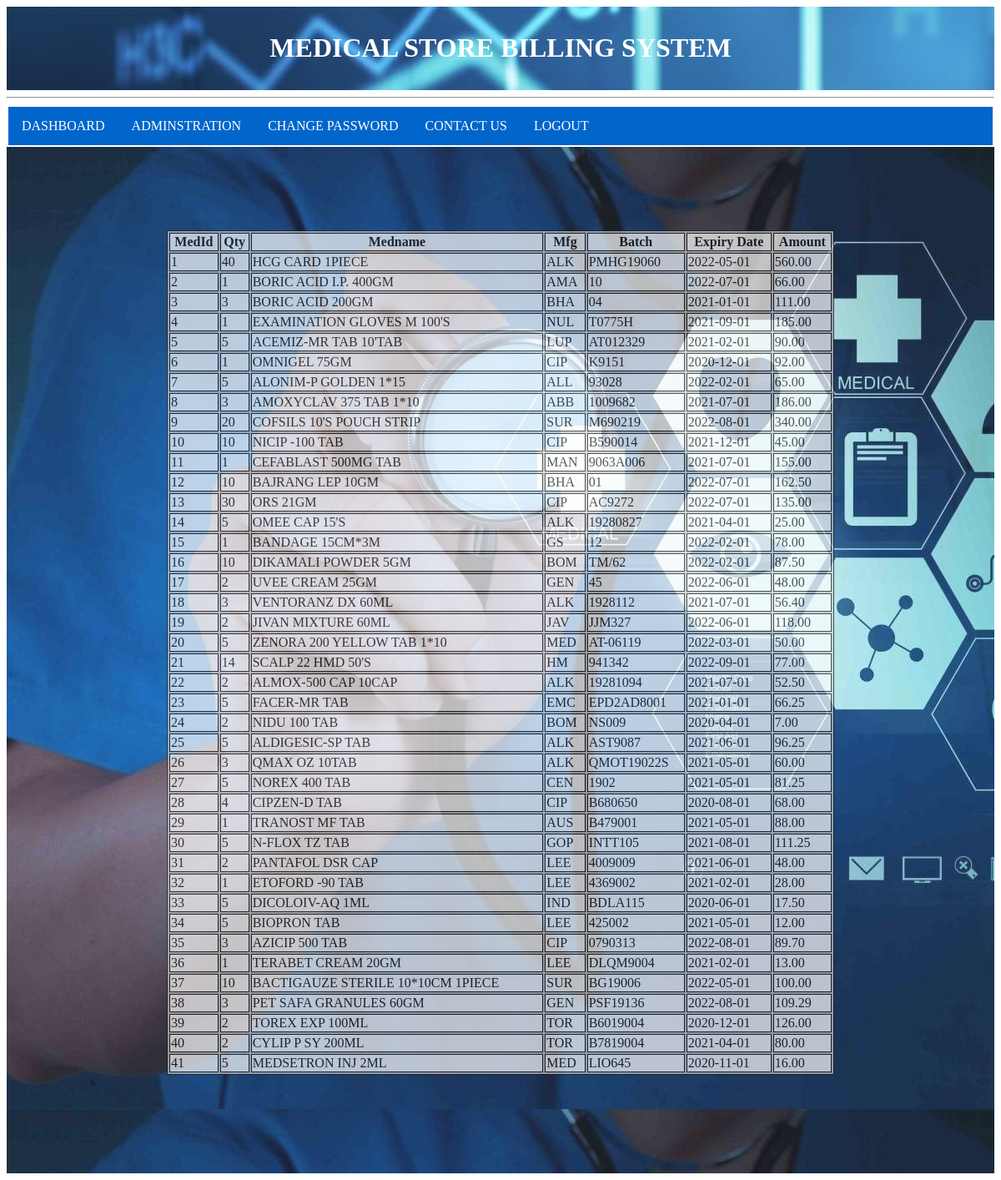
Page /dashboard.php on the committed database.
### tables this page shows
CREATE TABLE `medata` (
  `medid` int(10) NOT NULL,
  `qty` int(5) NOT NULL,
  `free` int(3) NOT NULL,
  `medname` varchar(40) NOT NULL,
  `pkg` int(10) NOT NULL,
  `mfg` varchar(10) NOT NULL,
  `batch` varchar(20) NOT NULL,
  `expdate` date NOT NULL,
  `hsn` int(5) NOT NULL,
  `mrp` decimal(10,2) NOT NULL,
  `rate` decimal(10,2) NOT NULL,
  `dis` decimal(10,2) NOT NULL,
  `SGST` decimal(10,2) NOT NULL,
  `CGST` decimal(10,2) NOT NULL,
  `amount` decimal(10,2) NOT NULL
);

### dashboard.php (the view, shortened to what this page needs)
<!DOCTYPE html>
<html>
<head>
  <link rel="stylesheet" type="text/css" href="style.css">
  <link rel="stylesheet" type="text/css" href="stt.css">
</head>
  <body>
	<div class="header">
  <h1 style="color: white;"> MEDICAL STORE BILLING SYSTEM</h1>
</div>
<hr>
<ul>
  <div class="navbar">
  <a href="dashboard.php">DASHBOARD</a>
  <a href="admin.php">ADMINSTRATION</a>
  <a href="changepass.php">CHANGE PASSWORD</a>
  <a href="contact1.php">CONTACT US</a>
  <a href="login.php">LOGOUT</a>
</ul>
<div style="background-color: #0066cc; padding: 100px; color: black;" class="di1">
  <center>
  <form>
  <?php
  $conn=mysqli_connect("localhost","root","","pharma");
  $que="SELECT * FROM `medata`";
  $ans=mysqli_query($conn,$que);
  ?>
<table style="background-color: silver; opacity: 0.7; width: 800px;">
                <tr>
                    <th>MedId</th>
                    <th>Qty</th>
                    <th>Medname</th>
                    <th>Mfg</th>
                    <th>Batch</th>
                    <th>Expiry Date</th>
                    <th>Amount</th>
                </tr>
                <?php while($row = mysqli_fetch_array($ans)):?>
                <tr>
                    <td><?php echo $row['medid'];?></td>
                    <td><?php echo $row['qty'];?></td>
                    <td><?php echo $row['medname'];?></td>
                    <td><?php echo $row['mfg'];?></td>
                    <td><?php echo $row['batch'];?></td>
                    <td><?php echo $row['expdate'];?></td>
                    <td><?php echo $row['amount'];?></td>
                </tr>
                <?php endwhile;?>
            </table>
</form>
</center>s
</div>
</body>
</html>

### style.css (style rules this page uses)
.header { background-image: url(pro4.jpg); padding: 10px; text-align: center; }
body { background-color: #ffffff; display: }
ul { list-style-type: none; margin: 0; padding: 0; overflow: hidden; background-color: #0066cc; border: 2px solid white; }
.di1 { background-image: url(pro6.jpg); opacity: 0.9; background-repeat: ; display: ; }

### stt.css (style rules this page uses)
.navbar { overflow: hidden; background-color: #0066cc; }
.navbar a { float: left; font-size: 16px; color: white; text-align: center; padding: 14px 16px; text-decoration: none; }

### dashboard.php (style rules this page uses)
table,tr,th,td { border: 1px solid black; }
tr { background-color: white; color: black; }
th { background-color:white; color: black; }

### rows in the picture
medata: medid "1", qty "40", medname "HCG CARD 1PIECE", mfg "ALK", batch "PMHG19060", expdate "2022-05-01", amount "560.00"
medata: medid "2", qty "1", medname "BORIC ACID I.P. 400GM", mfg "AMA", batch "10", expdate "2022-07-01", amount "66.00"
medata: medid "3", qty "3", medname "BORIC ACID 200GM", mfg "BHA", batch "04", expdate "2021-01-01", amount "111.00"
medata: medid "4", qty "1", medname "EXAMINATION GLOVES M 100'S", mfg "NUL", batch "T0775H", expdate "2021-09-01", amount "185.00"
medata: medid "5", qty "5", medname "ACEMIZ-MR TAB 10'TAB", mfg "LUP", batch "AT012329", expdate "2021-02-01", amount "90.00"
medata: medid "6", qty "1", medname "OMNIGEL 75GM", mfg "CIP", batch "K9151", expdate "2020-12-01", amount "92.00"
medata: medid "7", qty "5", medname "ALONIM-P GOLDEN 1*15", mfg "ALL", batch "93028", expdate "2022-02-01", amount "65.00"
medata: medid "8", qty "3", medname "AMOXYCLAV 375 TAB 1*10", mfg "ABB", batch "1009682", expdate "2021-07-01", amount "186.00"
medata: medid "9", qty "20", medname "COFSILS 10'S POUCH STRIP", mfg "SUR", batch "M690219", expdate "2022-08-01", amount "340.00"
medata: medid "10", qty "10", medname "NICIP -100 TAB", mfg "CIP", batch "B590014", expdate "2021-12-01", amount "45.00"
medata: medid "11", qty "1", medname "CEFABLAST 500MG TAB", mfg "MAN", batch "9063A006", expdate "2021-07-01", amount "155.00"
medata: medid "12", qty "10", medname "BAJRANG LEP 10GM", mfg "BHA", batch "01", expdate "2022-07-01", amount "162.50"
medata: medid "13", qty "30", medname "ORS 21GM", mfg "CIP", batch "AC9272", expdate "2022-07-01", amount "135.00"
medata: medid "14", qty "5", medname "OMEE CAP 15'S", mfg "ALK", batch "19280827", expdate "2021-04-01", amount "25.00"
medata: medid "15", qty "1", medname "BANDAGE 15CM*3M", mfg "GS", batch "12", expdate "2022-02-01", amount "78.00"
medata: medid "16", qty "10", medname "DIKAMALI POWDER 5GM", mfg "BOM", batch "TM/62", expdate "2022-02-01", amount "87.50"
medata: medid "17", qty "2", medname "UVEE CREAM 25GM", mfg "GEN", batch "45", expdate "2022-06-01", amount "48.00"
medata: medid "18", qty "3", medname "VENTORANZ DX 60ML", mfg "ALK", batch "1928112", expdate "2021-07-01", amount "56.40"
medata: medid "19", qty "2", medname "JIVAN MIXTURE 60ML", mfg "JAV", batch "JJM327", expdate "2022-06-01", amount "118.00"
medata: medid "20", qty "5", medname "ZENORA 200 YELLOW TAB 1*10", mfg "MED", batch "AT-06119", expdate "2022-03-01", amount "50.00"
medata: medid "21", qty "14", medname "SCALP 22 HMD 50'S", mfg "HM", batch "941342", expdate "2022-09-01", amount "77.00"
medata: medid "22", qty "2", medname "ALMOX-500 CAP 10CAP", mfg "ALK", batch "19281094", expdate "2021-07-01", amount "52.50"
medata: medid "23", qty "5", medname "FACER-MR TAB", mfg "EMC", batch "EPD2AD8001", expdate "2021-01-01", amount "66.25"
medata: medid "24", qty "2", medname "NIDU 100 TAB", mfg "BOM", batch "NS009", expdate "2020-04-01", amount "7.00"
medata: medid "25", qty "5", medname "ALDIGESIC-SP TAB", mfg "ALK", batch "AST9087", expdate "2021-06-01", amount "96.25"
medata: medid "26", qty "3", medname "QMAX OZ 10TAB", mfg "ALK", batch "QMOT19022S", expdate "2021-05-01", amount "60.00"
medata: medid "27", qty "5", medname "NOREX 400 TAB", mfg "CEN", batch "1902", expdate "2021-05-01", amount "81.25"
medata: medid "28", qty "4", medname "CIPZEN-D TAB", mfg "CIP", batch "B680650", expdate "2020-08-01", amount "68.00"
medata: medid "29", qty "1", medname "TRANOST MF TAB", mfg "AUS", batch "B479001", expdate "2021-05-01", amount "88.00"
medata: medid "30", qty "5", medname "N-FLOX TZ TAB", mfg "GOP", batch "INTT105", expdate "2021-08-01", amount "111.25"
medata: medid "31", qty "2", medname "PANTAFOL DSR CAP", mfg "LEE", batch "4009009", expdate "2021-06-01", amount "48.00"
medata: medid "32", qty "1", medname "ETOFORD -90 TAB", mfg "LEE", batch "4369002", expdate "2021-02-01", amount "28.00"
medata: medid "33", qty "5", medname "DICOLOIV-AQ 1ML", mfg "IND", batch "BDLA115", expdate "2020-06-01", amount "17.50"
medata: medid "34", qty "5", medname "BIOPRON TAB", mfg "LEE", batch "425002", expdate "2021-05-01", amount "12.00"
medata: medid "35", qty "3", medname "AZICIP 500 TAB", mfg "CIP", batch "0790313", expdate "2022-08-01", amount "89.70"
medata: medid "36", qty "1", medname "TERABET CREAM 20GM", mfg "LEE", batch "DLQM9004", expdate "2021-02-01", amount "13.00"
medata: medid "37", qty "10", medname "BACTIGAUZE STERILE 10*10CM 1PIECE", mfg "SUR", batch "BG19006", expdate "2022-05-01", amount "100.00"
medata: medid "38", qty "3", medname "PET SAFA GRANULES 60GM", mfg "GEN", batch "PSF19136", expdate "2022-08-01", amount "109.29"
medata: medid "39", qty "2", medname "TOREX EXP 100ML", mfg "TOR", batch "B6019004", expdate "2020-12-01", amount "126.00"
medata: medid "40", qty "2", medname "CYLIP P SY 200ML", mfg "TOR", batch "B7819004", expdate "2021-04-01", amount "80.00"
medata: medid "41", qty "5", medname "MEDSETRON INJ 2ML", mfg "MED", batch "LIO645", expdate "2020-11-01", amount "16.00"
